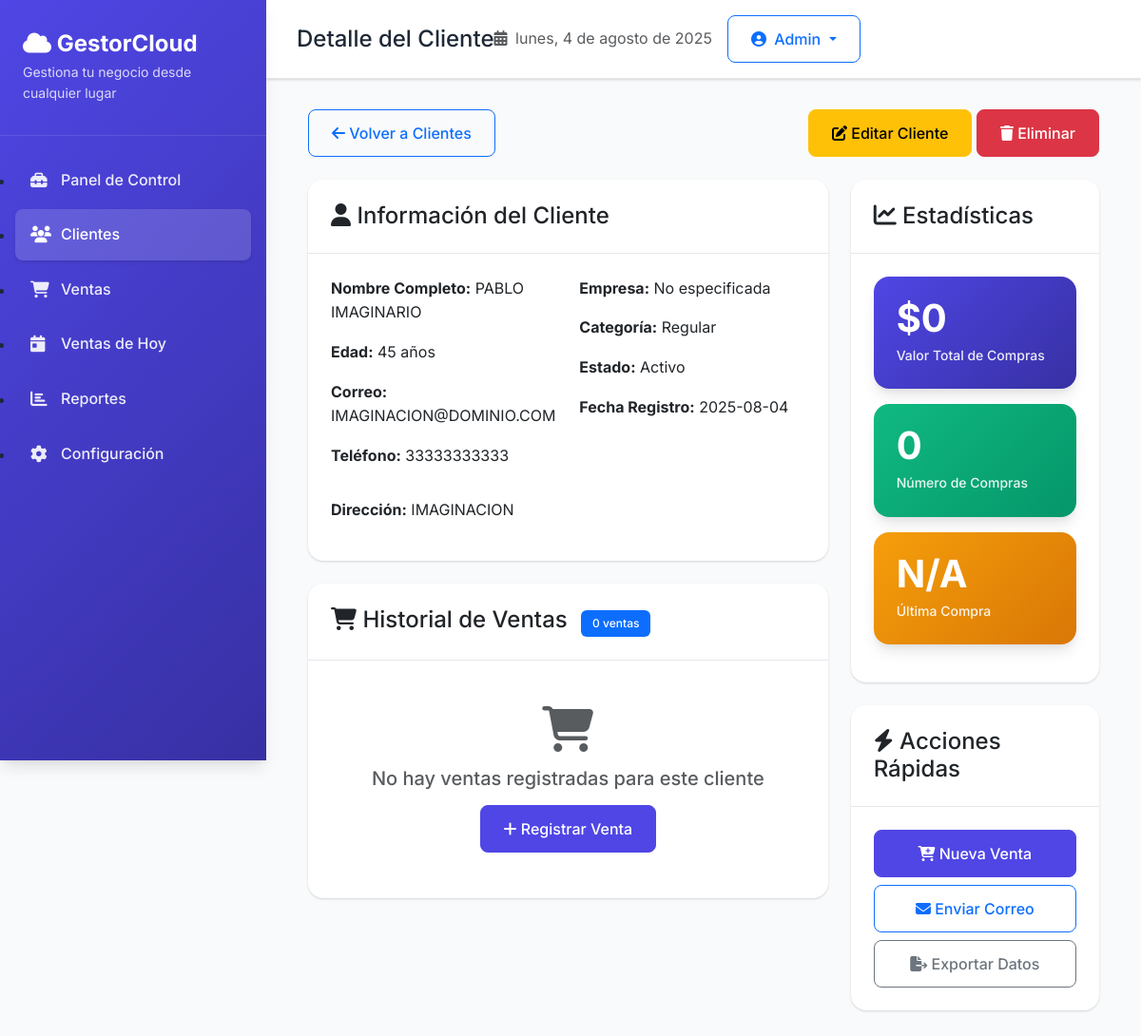
The app's page /clientes/5 with its own data.
### tables this page shows
CREATE TABLE clientes (
                    id_cliente INTEGER PRIMARY KEY AUTOINCREMENT,
                    nombre_completo TEXT NOT NULL,
                    edad INTEGER NOT NULL,
                    direccion TEXT NOT NULL,
                    correo TEXT UNIQUE NOT NULL,
                    telefono TEXT NOT NULL,
                    empresa TEXT DEFAULT '',
                    categoria TEXT DEFAULT 'Regular',
                    estado TEXT DEFAULT 'Activo',
                    fecha_registro TEXT NOT NULL,
                    ultima_actualizacion TEXT NOT NULL,
                    notas TEXT DEFAULT '',
                    valor_total_compras REAL DEFAULT 0.0,
                    numero_compras INTEGER DEFAULT 0,
                    ultima_compra TEXT DEFAULT '',
                    descuento_cliente REAL DEFAULT 0.0
                );

### web/app.py (the view)
@app.get("/clientes/{cliente_id}", response_class=HTMLResponse)
async def detalle_cliente(request: Request, cliente_id: int):
    cliente = db.obtener_cliente(cliente_id)
    if not cliente:
        raise HTTPException(status_code=404, detail="Cliente no encontrado")
    ventas = db.obtener_ventas_cliente(cliente_id)
    return templates.TemplateResponse("cliente_detalle.html", {
        "request": request,
        "cliente": cliente,
        "ventas": ventas,
        "page": "clientes"
    })

### web/templates/cliente_detalle.html (shortened to what this page needs)
{% extends "base.html" %}
{% block page_title %}Detalle del Cliente{% endblock %}
{% block content %}
<div class="container-fluid">
    <div class="row mb-4">
        <div class="col-md-6">
            <a href="/clientes" class="btn btn-outline-primary">
                <i class="fas fa-arrow-left"></i> Volver a Clientes
            </a>
        </div>
        <div class="col-md-6 text-end">
            <a href="/clientes/{{ cliente.id_cliente }}/editar" class="btn btn-warning">
                <i class="fas fa-edit"></i> Editar Cliente
            </a>
            <button class="btn btn-danger" onclick="eliminarCliente({{ cliente.id_cliente }})">
                <i class="fas fa-trash"></i> Eliminar
            </button>
        </div>
    </div>
    <div class="row">
        <div class="col-md-8">
            <div class="card mb-4">
                <div class="card-header">
                    <h4 class="mb-0">
                        <i class="fas fa-user"></i> Información del Cliente
                    </h4>
                </div>
                <div class="card-body">
                    <div class="row">
                        <div class="col-md-6">
                            <p><strong>Nombre Completo:</strong> {{ cliente.nombre_completo }}</p>
                            <p><strong>Edad:</strong> {{ cliente.edad }} años</p>
                            <p><strong>Correo:</strong> {{ cliente.correo }}</p>
                            <p><strong>Teléfono:</strong> {{ cliente.telefono }}</p>
                        </div>
                        <div class="col-md-6">
                            <p><strong>Empresa:</strong> {{ cliente.empresa or 'No especificada' }}</p>
                            <p><strong>Categoría:</strong> {{ cliente.categoria }}</p>
                            <p><strong>Estado:</strong> {{ cliente.estado }}</p>
                            <p><strong>Fecha Registro:</strong> {{ cliente.fecha_registro }}</p>
                        </div>
                    </div>
                    <div class="row mt-3">
                        <div class="col-12">
                            <p><strong>Dirección:</strong> {{ cliente.direccion }}</p>
                        </div>
                    </div>
                </div>
            </div>
            <div class="card">
                <div class="card-header">
                    <h4 class="mb-0">
                        <i class="fas fa-shopping-cart"></i> Historial de Ventas
                        <span class="badge bg-primary ms-2">{{ ventas|length }} ventas</span>
                    </h4>
                </div>
                <div class="card-body p-0">
                    {% if ventas %}
                    <div class="table-responsive">
                        <table class="table table-hover mb-0">
                            <thead>
                                <tr>
                                    <th>ID</th>
                                    <th>Fecha</th>
                                    <th>Productos</th>
                                    <th>Valor</th>
                                    <th>Método de Pago</th>
                                    <th>Acciones</th>
                                </tr>
                            </thead>
                            <tbody>
                                {% for venta in ventas %}
                                <tr>
                                    <td>#{{ venta.id_venta }}</td>
                                    <td>
                                        {{ venta.fecha_venta }} <br>
                                        <small class="text-muted">{{ venta.hora_venta }}</small>
                                    </td>
                                    <td>{{ venta.productos[:50] }}{% if venta.productos|length > 50 %}...{% endif %}</td>
                                    <td class="text-success">${{ "{:,.0f}".format(venta.valor_total) }}</td>
                                    <td>{{ venta.metodo_pago }}</td>
                                    <td>
                                        <div class="btn-group" role="group">
                                            <button class="btn btn-sm btn-outline-primary" onclick="verDetalleVenta({{ venta.id_venta }})">
                                                <i class="fas fa-eye"></i>
                                            </button>
                                        </div>
                                    </td>
                                </tr>
                                {% endfor %}
                            </tbody>
                        </table>
                    </div>
                    {% else %}
                    <div class="text-center py-5">
                        <i class="fas fa-shopping-cart fa-3x text-muted mb-3"></i>
                        <h5 class="text-muted">No hay ventas registradas para este cliente</h5>
                        <a href="/ventas/nueva" class="btn btn-primary mt-2">
                            <i class="fas fa-plus"></i> Registrar Venta
                        </a>
                    </div>
                    {% endif %}
                </div>
            </div>
        </div>
        <div class="col-md-4">
            <div class="card mb-4">
                <div class="card-header">
                    <h4 class="mb-0"><i class="fas fa-chart-line"></i> Estadísticas</h4>
                </div>
                <div class="card-body">
                    <div class="stat-card primary mb-3">
                        <div class="stat-number">${{ "{:,.0f}".format(cliente.valor_total_compras) }}</div>
                        <div class="stat-label">Valor Total de Compras</div>
                    </div>
                    <div class="stat-card success mb-3">
                        <div class="stat-number">{{ cliente.numero_compras }}</div>
                        <div class="stat-label">Número de Compras</div>
                    </div>
                    <div class="stat-card warning">
                        <div class="stat-number">{{ cliente.ultima_compra or "N/A" }}</div>
                        <div class="stat-label">Última Compra</div>
                    </div>
                </div>
            </div>
            <div class="card">
                <div class="card-header">
                    <h4 class="mb-0"><i class="fas fa-bolt"></i> Acciones Rápidas</h4>
                </div>
                <div class="card-body">
                    <div class="d-grid gap-2">
                        <a href="/ventas/nueva?cliente={{ cliente.id_cliente }}" class="btn btn-primary">
                            <i class="fas fa-cart-plus"></i> Nueva Venta
                        </a>
                        <button class="btn btn-outline-primary" onclick="enviarCorreo()">
                            <i class="fas fa-envelope"></i> Enviar Correo
                        </button>
                        <button class="btn btn-outline-secondary" onclick="exportarDatos()">
                            <i class="fas fa-file-export"></i> Exportar Datos
                        </button>
                    </div>
                </div>
            </div>
        </div>
    </div>
</div>
{% endblock %}

### web/templates/base.html (shortened to what this page needs)
<!DOCTYPE html>
<html lang="es">
  <head>
    <link
      href="https://cdnjs.cloudflare.com/ajax/libs/bootstrap/5.3.2/css/bootstrap.min.css"
      rel="stylesheet"
    />
    <link
      href="https://cdnjs.cloudflare.com/ajax/libs/font-awesome/6.4.0/css/all.min.css"
      rel="stylesheet"
    />
  </head>
  <body>
    <nav class="sidebar">
      <div class="sidebar-brand">
        <h2><i class="fas fa-cloud"></i> GestorCloud</h2>
        <p>Gestiona tu negocio desde cualquier lugar</p>
      </div>
      <ul class="sidebar-nav">
        <li class="nav-item">
          <a
            href="/"
            class="nav-link {% if page == 'dashboard' %}active{% endif %}"
          >
            <i class="fas fa-toolbox"></i>
            Panel de Control
          </a>
        </li>
        <li class="nav-item">
          <a
            href="/clientes"
            class="nav-link {% if page == 'clientes' %}active{% endif %}"
          >
            <i class="fas fa-users"></i>
            Clientes
          </a>
        </li>
        <li class="nav-item">
          <a
            href="/ventas"
            class="nav-link {% if page == 'ventas' %}active{% endif %}"
          >
            <i class="fas fa-shopping-cart"></i>
            Ventas
          </a>
        </li>
        <li class="nav-item">
          <a
            href="/ventas/hoy"
            class="nav-link {% if page == 'ventas_hoy' %}active{% endif %}"
          >
            <i class="fas fa-calendar-day"></i>
            Ventas de Hoy
          </a>
        </li>
        <li class="nav-item">
          <a
            href="/reportes"
            class="nav-link {% if page == 'reportes' %}active{% endif %}"
          >
            <i class="fas fa-chart-bar"></i>
            Reportes
          </a>
        </li>
        <li class="nav-item">
          <a
            href="/configuracion"
            class="nav-link {% if page == 'configuracion' %}active{% endif %}"
          >
            <i class="fas fa-cog"></i>
            Configuración
          </a>
        </li>
      </ul>
    </nav>
    <main class="main-content">
      <div class="top-bar">
        <div class="d-flex align-items-center">
          <h1 class="h4 mb-0">
            {% block page_title %}GestorCloud{% endblock %}
          </h1>
        </div>
        <div class="d-flex align-items-center">
          <span class="text-muted me-3">
            <i class="fas fa-calendar-alt me-1"></i>
            <span id="currentDate"></span>
          </span>
          <div class="dropdown">
            <button
              class="btn btn-outline-primary dropdown-toggle"
              type="button"
              data-bs-toggle="dropdown"
            >
              <i class="fas fa-user-circle me-1"></i>
              Admin
            </button>
          </div>
        </div>
      </div>
      <div class="content-area">{% block content %}{% endblock %}</div>
    </main>
    <div class="toast-container position-fixed bottom-0 end-0 p-3">
    </div>
  </body>
</html>

### web/templates/base.html (style rules this page uses)
:root { --primary-color: #4f46e5; --primary-dark: #3730a3; --secondary-color: #f8fafc; --success-color: #10b981; --warning-color: #f59e0b; --danger-color: #ef4444; --dark-color: #1f2937; --light-color: #f9fafb; --border-color: #e5e7eb; --shadow: 0 1px 3px 0 rgba(0, 0, 0, 0.1), 0 1px 2px 0 rgba(0, 0, 0, 0.06); --shadow-lg: 0 10px 15px -3px rgba(0, 0, 0, 0.1), 0 4px 6px -2px rgba(0, 0, 0, 0.05); }
* { margin: 0; padding: 0; box-sizing: border-box; }
body { font-family: "Inter", sans-serif; background-color: var(--light-color); color: var(--dark-color); line-height: 1.6; }
.sidebar { min-height: 100vh; background: linear-gradient( 135deg, var(--primary-color) 0%, var(--primary-dark) 100% ); box-shadow: var(--shadow-lg); position: fixed; top: 0; left: 0; width: 280px; z-index: 1000; transition: all 0.3s ease; }
.sidebar-brand { padding: 2rem 1.5rem; border-bottom: 1px solid rgba(255, 255, 255, 0.1); }
.sidebar-brand h2 { color: white; font-weight: 700; font-size: 1.5rem; margin: 0; }
.sidebar-brand p { color: rgba(255, 255, 255, 0.8); font-size: 0.875rem; margin: 0.25rem 0 0 0; }
.sidebar-nav { padding: 1rem 0; }
.nav-item { margin: 0.25rem 1rem; }
.nav-link { display: flex; align-items: center; padding: 0.875rem 1rem; color: rgba(255, 255, 255, 0.9); text-decoration: none; border-radius: 0.5rem; transition: all 0.2s ease; font-weight: 500; }
.nav-link.active { background-color: rgba(255, 255, 255, 0.15); color: white; box-shadow: 0 2px 4px rgba(0, 0, 0, 0.1); }
.nav-link i { width: 20px; margin-right: 0.75rem; font-size: 1.1rem; }
.main-content { margin-left: 280px; min-height: 100vh; transition: all 0.3s ease; }
.top-bar { background: white; padding: 1rem 2rem; box-shadow: var(--shadow); display: flex; justify-content: between; align-items: center; border-bottom: 1px solid var(--border-color); }
.content-area { padding: 2rem; }
.card { border: none; box-shadow: var(--shadow); border-radius: 1rem; overflow: hidden; transition: all 0.2s ease; }
.card-header { background: white; border-bottom: 1px solid var(--border-color); padding: 1.5rem; font-weight: 600; }
.card-body { padding: 1.5rem; }
.stat-card { background: linear-gradient( 135deg, var(--primary-color) 0%, var(--primary-dark) 100% ); color: white; border-radius: 1rem; padding: 1.5rem; margin-bottom: 1rem; box-shadow: var(--shadow-lg); }
.stat-card.success { background: linear-gradient( 135deg, var(--success-color) 0%, #059669 100% ); }
.stat-card.warning { background: linear-gradient( 135deg, var(--warning-color) 0%, #d97706 100% ); }
.stat-number { font-size: 2.5rem; font-weight: 700; line-height: 1; }
.stat-label { font-size: 0.875rem; font-weight: 500; opacity: 0.9; margin-top: 0.5rem; }
.btn { border-radius: 0.5rem; font-weight: 500; padding: 0.75rem 1.5rem; transition: all 0.2s ease; }
.btn-primary { background: var(--primary-color); border-color: var(--primary-color); }
.badge { font-weight: 500; font-size: 0.75rem; padding: 0.5rem 0.75rem; border-radius: 0.375rem; }
.fade-in { animation: fadeIn 0.5s ease-in; }

### records on screen
clientes: nombre_completo "PABLO IMAGINARIO", edad "45", correo "IMAGINACION@DOMINIO.COM", telefono "33333333333", empresa "No especificada", categoria "Regular", estado "Activo", fecha_registro "2025-08-04", direccion "IMAGINACION", valor_total_compras "0", numero_compras "0", ultima_compra "N/A"

### other values on screen
{{ ventas|length }} "0"
